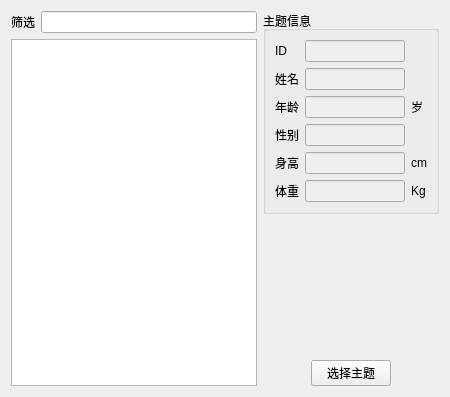
<?xml version="1.0" encoding="UTF-8"?>
<ui version="4.0">
 <class>SelSubjWidget</class>
 <widget class="QWidget" name="SelSubjWidget">
  <property name="geometry">
   <rect>
    <x>0</x>
    <y>0</y>
    <width>450</width>
    <height>397</height>
   </rect>
  </property>
  <property name="windowTitle">
   <string>主题选择</string>
  </property>
  <layout class="QHBoxLayout" name="horizontalLayout_3">
   <item>
    <layout class="QVBoxLayout" name="verticalLayout_2">
     <item>
      <layout class="QHBoxLayout" name="horizontalLayout_2">
       <item>
        <widget class="QLabel" name="_filterLabel">
         <property name="text">
          <string>筛选</string>
         </property>
        </widget>
       </item>
       <item>
        <widget class="QLineEdit" name="_filterLineEdit"/>
       </item>
      </layout>
     </item>
     <item>
      <widget class="QListView" name="_subjListView"/>
     </item>
    </layout>
   </item>
   <item>
    <layout class="QVBoxLayout" name="verticalLayout" stretch="0,0,0">
     <item>
      <widget class="QGroupBox" name="_subjGroupBox">
       <property name="title">
        <string>主题信息</string>
       </property>
       <layout class="QGridLayout" name="gridLayout">
        <item row="0" column="0">
         <widget class="QLabel" name="_idLabel">
          <property name="text">
           <string>ID</string>
          </property>
         </widget>
        </item>
        <item row="0" column="1">
         <widget class="QLineEdit" name="_idLineEdit">
          <property name="enabled">
           <bool>false</bool>
          </property>
          <property name="minimumSize">
           <size>
            <width>100</width>
            <height>0</height>
           </size>
          </property>
          <property name="maximumSize">
           <size>
            <width>100</width>
            <height>16777215</height>
           </size>
          </property>
          <property name="readOnly">
           <bool>true</bool>
          </property>
         </widget>
        </item>
        <item row="1" column="0">
         <widget class="QLabel" name="_nameLabel">
          <property name="text">
           <string>姓名</string>
          </property>
         </widget>
        </item>
        <item row="1" column="1">
         <widget class="QLineEdit" name="_nameLineEdit">
          <property name="enabled">
           <bool>false</bool>
          </property>
          <property name="minimumSize">
           <size>
            <width>100</width>
            <height>0</height>
           </size>
          </property>
          <property name="maximumSize">
           <size>
            <width>100</width>
            <height>16777215</height>
           </size>
          </property>
          <property name="readOnly">
           <bool>true</bool>
          </property>
         </widget>
        </item>
        <item row="2" column="0">
         <widget class="QLabel" name="_ageLabel">
          <property name="text">
           <string>年龄</string>
          </property>
         </widget>
        </item>
        <item row="2" column="1">
         <widget class="QLineEdit" name="_ageLineEdit">
          <property name="enabled">
           <bool>false</bool>
          </property>
          <property name="minimumSize">
           <size>
            <width>100</width>
            <height>0</height>
           </size>
          </property>
          <property name="maximumSize">
           <size>
            <width>100</width>
            <height>16777215</height>
           </size>
          </property>
          <property name="readOnly">
           <bool>true</bool>
          </property>
         </widget>
        </item>
        <item row="2" column="2">
         <widget class="QLabel" name="_yearLabel">
          <property name="text">
           <string>岁</string>
          </property>
         </widget>
        </item>
        <item row="3" column="0">
         <widget class="QLabel" name="_sexLabel">
          <property name="text">
           <string>性别</string>
          </property>
         </widget>
        </item>
        <item row="3" column="1">
         <widget class="QLineEdit" name="_sexLineEdit">
          <property name="enabled">
           <bool>false</bool>
          </property>
          <property name="minimumSize">
           <size>
            <width>100</width>
            <height>0</height>
           </size>
          </property>
          <property name="maximumSize">
           <size>
            <width>100</width>
            <height>16777215</height>
           </size>
          </property>
          <property name="readOnly">
           <bool>true</bool>
          </property>
         </widget>
        </item>
        <item row="4" column="0">
         <widget class="QLabel" name="_heightLabel">
          <property name="text">
           <string>身高</string>
          </property>
         </widget>
        </item>
        <item row="4" column="1">
         <widget class="QLineEdit" name="_heightLineEdit">
          <property name="enabled">
           <bool>false</bool>
          </property>
          <property name="minimumSize">
           <size>
            <width>100</width>
            <height>0</height>
           </size>
          </property>
          <property name="maximumSize">
           <size>
            <width>100</width>
            <height>16777215</height>
           </size>
          </property>
          <property name="readOnly">
           <bool>true</bool>
          </property>
         </widget>
        </item>
        <item row="4" column="2">
         <widget class="QLabel" name="_cmLabel">
          <property name="text">
           <string>cm</string>
          </property>
         </widget>
        </item>
        <item row="5" column="0">
         <widget class="QLabel" name="_weightLabel">
          <property name="text">
           <string>体重</string>
          </property>
         </widget>
        </item>
        <item row="5" column="1">
         <widget class="QLineEdit" name="_weightLineEdit">
          <property name="enabled">
           <bool>false</bool>
          </property>
          <property name="minimumSize">
           <size>
            <width>100</width>
            <height>0</height>
           </size>
          </property>
          <property name="maximumSize">
           <size>
            <width>100</width>
            <height>16777215</height>
           </size>
          </property>
          <property name="readOnly">
           <bool>true</bool>
          </property>
         </widget>
        </item>
        <item row="5" column="2">
         <widget class="QLabel" name="_kgLabel">
          <property name="text">
           <string>Kg</string>
          </property>
         </widget>
        </item>
       </layout>
      </widget>
     </item>
     <item>
      <spacer name="verticalSpacer">
       <property name="orientation">
        <enum>Qt::Vertical</enum>
       </property>
       <property name="sizeHint" stdset="0">
        <size>
         <width>20</width>
         <height>40</height>
        </size>
       </property>
      </spacer>
     </item>
     <item>
      <layout class="QHBoxLayout" name="horizontalLayout">
       <item>
        <spacer name="horizontalSpacer">
         <property name="orientation">
          <enum>Qt::Horizontal</enum>
         </property>
         <property name="sizeHint" stdset="0">
          <size>
           <width>40</width>
           <height>20</height>
          </size>
         </property>
        </spacer>
       </item>
       <item>
        <widget class="QPushButton" name="_selSubjPushButton">
         <property name="text">
          <string>选择主题</string>
         </property>
        </widget>
       </item>
       <item>
        <spacer name="horizontalSpacer_2">
         <property name="orientation">
          <enum>Qt::Horizontal</enum>
         </property>
         <property name="sizeHint" stdset="0">
          <size>
           <width>40</width>
           <height>20</height>
          </size>
         </property>
        </spacer>
       </item>
      </layout>
     </item>
    </layout>
   </item>
  </layout>
 </widget>
 <resources/>
 <connections/>
</ui>
